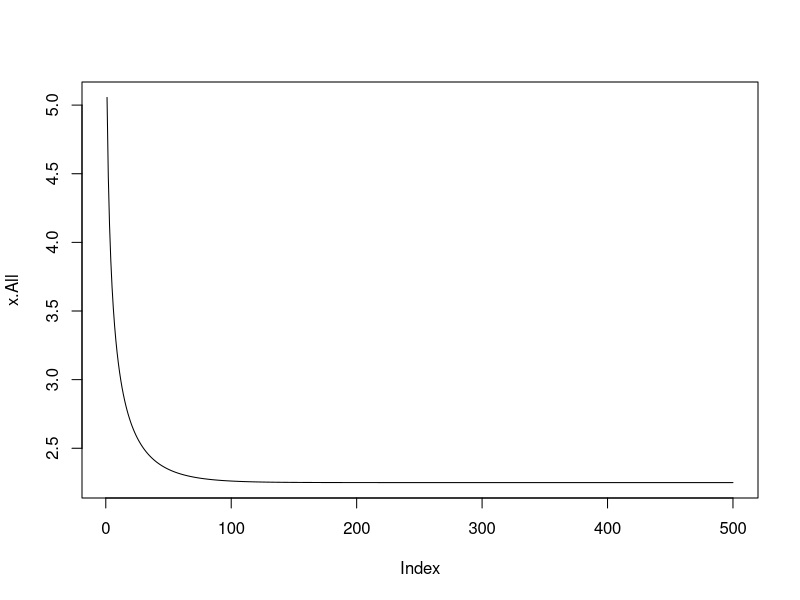

Write the R code that produced this figure.
# set up a stepsize
alpha = 0.002

# set up a number of iteration
iter = 500

# define the gradient of f(x) = x^4 - 3*x^3 + 2
gradient = function(x) return((4*x^3) - (9*x^2))

# randomly initialize a value to x
#set.seed(100)
x = floor(runif(1)*10)

# create a vector to contain all xs for all steps
x.All = vector("numeric",iter)

# gradient descent method to find the minimum
for(i in 1:iter){
  x = x - alpha*gradient(x)
  x.All[i] = x
  print(x)
}

# print result and plot all xs for every iteration
print(paste("The minimum of f(x) is ", x, sep = ""))
plot(x.All, type = "l")   

